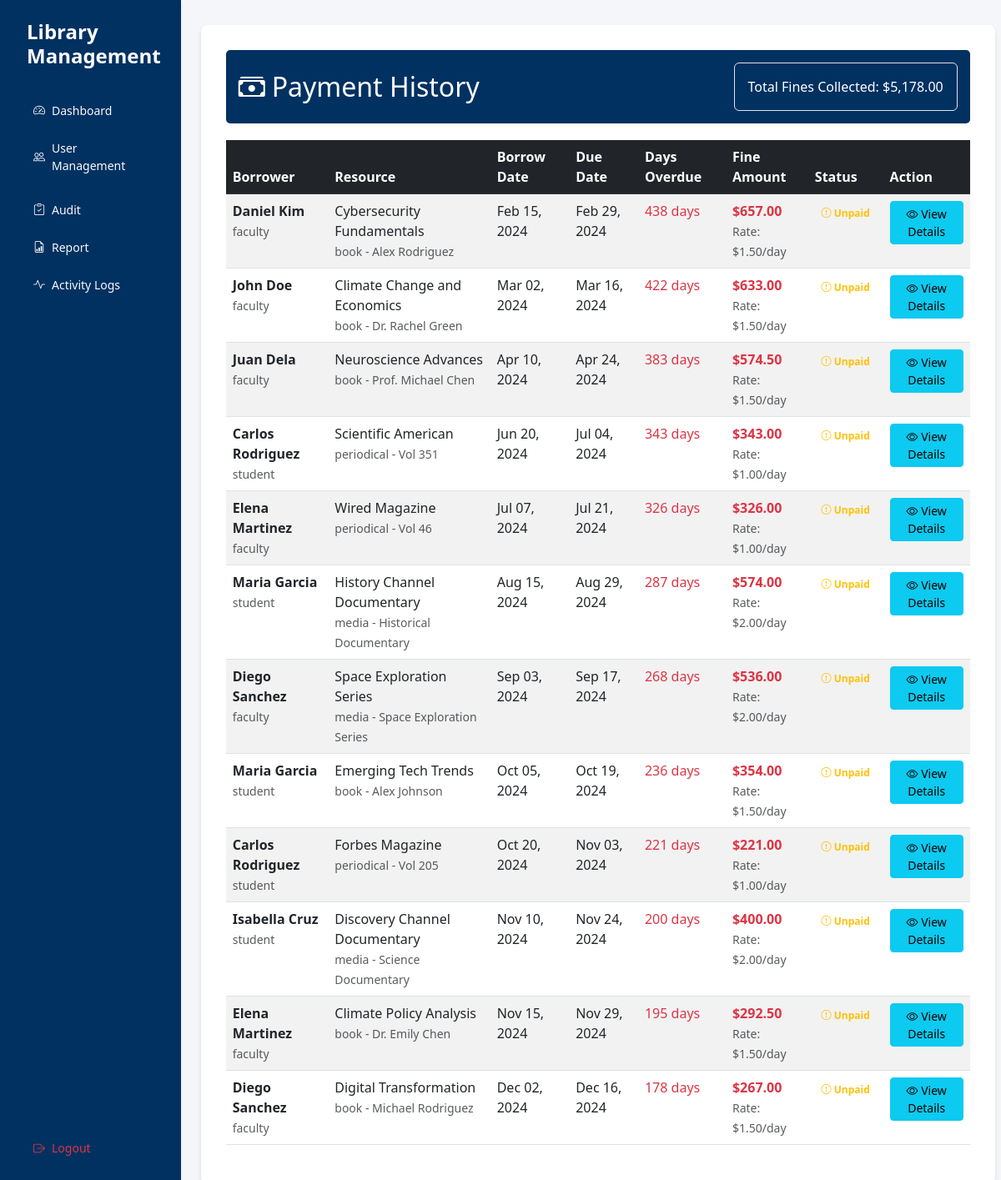
The page /interface/payment-history.php (signed in) on the database its author committed.
### tables this page shows
CREATE TABLE `borrowings` (
  `borrowing_id` int(11) NOT NULL,
  `user_id` int(11) NOT NULL,
  `resource_id` int(11) NOT NULL,
  `borrow_date` datetime DEFAULT current_timestamp(),
  `due_date` datetime DEFAULT NULL,
  `return_date` datetime DEFAULT NULL,
  `fine_amount` decimal(10,2) DEFAULT 0.00,
  `status` enum('pending','active','returned','overdue') DEFAULT 'pending',
  `approved_by` int(11) DEFAULT NULL,
  `approved_at` datetime DEFAULT NULL,
  `returned_by` int(11) DEFAULT NULL
);

CREATE TABLE `users` (
  `user_id` int(11) NOT NULL,
  `membership_id` varchar(20) DEFAULT NULL,
  `username` varchar(50) NOT NULL,
  `password` varchar(255) NOT NULL,
  `first_name` varchar(50) NOT NULL,
  `last_name` varchar(50) NOT NULL,
  `email` varchar(100) NOT NULL,
  `role` enum('admin','student','faculty','staff') NOT NULL,
  `max_books` int(11) NOT NULL,
  `created_at` timestamp NOT NULL DEFAULT current_timestamp(),
  `updated_at` timestamp NOT NULL DEFAULT current_timestamp() ON UPDATE current_timestamp(),
  `borrowing_days_limit` int(11) DEFAULT 7,
  `mfa_secret` varchar(32) DEFAULT NULL,
  `mfa_enabled` tinyint(1) DEFAULT 0,
  `mfa_backup_codes` text DEFAULT NULL
);

CREATE TABLE `library_resources` (
  `resource_id` int(11) NOT NULL,
  `title` varchar(255) NOT NULL,
  `accession_number` varchar(20) NOT NULL,
  `category` enum('book','periodical','media') NOT NULL,
  `status` enum('available','borrowed','maintenance') DEFAULT 'available',
  `created_at` timestamp NOT NULL DEFAULT current_timestamp(),
  `updated_at` timestamp NOT NULL DEFAULT current_timestamp() ON UPDATE current_timestamp(),
  `cover_image` varchar(255) DEFAULT NULL
);

CREATE TABLE `fine_configurations` (
  `config_id` int(11) NOT NULL,
  `resource_type` enum('book','periodical','media') NOT NULL,
  `fine_amount` decimal(10,2) NOT NULL DEFAULT 1.00,
  `updated_at` timestamp NOT NULL DEFAULT current_timestamp() ON UPDATE current_timestamp()
);

### interface/payment-history.php (the view, shortened to what this page needs)
<?php
try {
    $conn = (new Database())->getConnection();
    $stmt = $conn->prepare($query);
    $stmt->execute();
    $fineResources = $stmt->fetchAll(PDO::FETCH_ASSOC);
    $totalFines = array_reduce($fineResources, function($carry, $borrowing) {
        return $carry + $borrowing['calculated_fine'];
    }, 0);
} catch (PDOException $e) {
    error_log("Payment history error: " . $e->getMessage());
    $fineResources = [];
    $totalFines = 0;
}
?>
<!DOCTYPE html>
<html lang="en">
<head>
    <link href="https://cdn.jsdelivr.net/npm/bootstrap@5.3.0/dist/css/bootstrap.min.css" rel="stylesheet">
    <link href="https://cdn.jsdelivr.net/npm/bootstrap-icons@1.10.0/font/bootstrap-icons.css" rel="stylesheet">
    <link href="assets/css/style.css" rel="stylesheet">
</head>
<body>
    <div class="d-flex">
        <?php include 'includes/sidebarModal.php'; ?>
        <main class="col-md-9 ms-sm-auto col-lg-10 px-md-4">
            <div class="payment-history-container">
                <div class="page-header d-flex justify-content-between align-items-center">
                    <h2 class="mb-0">
                        <i class="bi bi-cash-stack me-2"></i>Payment History
                    </h2>
                    <div class="box p-3 border rounded">
                        <span>Total Fines Collected: $<?php echo number_format($totalFines, 2); ?></span>
                    </div>
                </div>
                <?php if (empty($fineResources)): ?>
                    <div class="alert alert-info">No fines to display.</div>
                <?php else: ?>
                    <div class="table-responsive">
                        <table class="table table-striped table-hover">
                            <thead class="table-dark">
                                <tr>
                                    <th>Borrower</th>
                                    <th>Resource</th>
                                    <th>Borrow Date</th>
                                    <th>Due Date</th>
                                    <th>Days Overdue</th>
                                    <th>Fine Amount</th>
                                    <th>Status</th>
                                    <th>Action</th>
                                </tr>
                            </thead>
                            <tbody>
                                <?php foreach ($fineResources as $borrowing): ?>
                                    <tr>
                                        <td>
                                            <strong><?php echo htmlspecialchars($borrowing['first_name'] . ' ' . $borrowing['last_name']); ?></strong>
                                            <br>
                                            <small class="text-muted"><?php echo htmlspecialchars($borrowing['role']); ?></small>
                                        </td>
                                        <td>
                                            <?php echo htmlspecialchars($borrowing['resource_title']); ?>
                                            <br>
                                            <small class="text-muted">
                                                <?php echo htmlspecialchars($borrowing['resource_type']);
                                                if (!empty($borrowing['resource_detail'])) {
                                                    echo ' - ' . htmlspecialchars($borrowing['resource_detail']);
                                                }
                                                ?>
                                            </small>
                                        </td>
                                        <td><?php echo date('M d, Y', strtotime($borrowing['borrow_date'])); ?></td>
                                        <td><?php echo date('M d, Y', strtotime($borrowing['due_date'])); ?></td>
                                        <td>
                                            <span class="text-danger">
                                                <?php echo $borrowing['days_overdue']; ?> days
                                            </span>
                                        </td>
                                        <td>
                                            <strong class="text-danger">$<?php echo number_format($borrowing['calculated_fine'], 2); ?></strong>
                                            <br>
                                            <small class="text-muted">Rate: $<?php echo number_format($borrowing['daily_fine_rate'], 2); ?>/day</small>
                                        </td>
                                        <td>
                                            <?php if ($borrowing['payment_status'] === 'paid'): ?>
                                                <span class="badge text-success">
                                                    <i class="bi bi-check-circle"></i> Paid
                                                </span>
                                            <?php else: ?>
                                                <span class="badge text-warning">
                                                    <i class="bi bi-exclamation-circle"></i> Unpaid
                                                </span>
                                            <?php endif; ?>
                                        </td>
                                        <td>
                                            <button class="btn btn-sm btn-info" data-bs-toggle="modal"
                                                    data-bs-target="#paymentModal<?php echo $borrowing['borrowing_id']; ?>">
                                                <i class="bi bi-eye"></i> View Details
                                            </button>
                                        </td>
                                    </tr>
                                <?php endforeach; ?>
                            </tbody>
                        </table>
                    </div>
                <?php endif; ?>
            </div>
        </main>
    </div>
</body>
</html>

### interface/assets/css/style.css (style rules this page uses)
body { background-color: #f4f6f9; }
.page-header { background-color: #003161; color: white; padding: 15px; border-radius: 5px; margin-bottom: 20px; }

### interface/payment-history.php (style rules this page uses)
body { background-color: #f4f6f9; }
.payment-history-container { background-color: white; border-radius: 8px; box-shadow: 0 4px 6px rgba(0,0,0,0.1); padding: 30px; margin-top: 30px; }
.page-header { background-color: #003161; color: white; padding: 15px; border-radius: 5px; margin-bottom: 20px; }

### rows shown on the page
borrowings: user.last_name "Daniel Kim", user.role "faculty", resource.title "Cybersecurity Fundamentals", resource.category "book", resource_detail "Alex Rodriguez", borrow_date "Feb 15, 2024", due_date "Feb 29, 2024", days_overdue "438", calculated_fine "657.00", fine_configurations.fine_amount "1.50"
borrowings: user.last_name "John Doe", user.role "faculty", resource.title "Climate Change and Economics", resource.category "book", resource_detail "Dr. Rachel Green", borrow_date "Mar 02, 2024", due_date "Mar 16, 2024", days_overdue "422", calculated_fine "633.00", fine_configurations.fine_amount "1.50"
borrowings: user.last_name "Juan Dela", user.role "faculty", resource.title "Neuroscience Advances", resource.category "book", resource_detail "Prof. Michael Chen", borrow_date "Apr 10, 2024", due_date "Apr 24, 2024", days_overdue "383", calculated_fine "574.50", fine_configurations.fine_amount "1.50"
borrowings: user.last_name "Carlos Rodriguez", user.role "student", resource.title "Scientific American", resource.category "periodical", resource_detail "Vol 351", borrow_date "Jun 20, 2024", due_date "Jul 04, 2024", days_overdue "343", calculated_fine "343.00", fine_configurations.fine_amount "1.00"
borrowings: user.last_name "Elena Martinez", user.role "faculty", resource.title "Wired Magazine", resource.category "periodical", resource_detail "Vol 46", borrow_date "Jul 07, 2024", due_date "Jul 21, 2024", days_overdue "326", calculated_fine "326.00", fine_configurations.fine_amount "1.00"
borrowings: user.last_name "Maria Garcia", user.role "student", resource.title "History Channel Documentary", resource.category "media", resource_detail "Historical Documentary", borrow_date "Aug 15, 2024", due_date "Aug 29, 2024", days_overdue "287", calculated_fine "574.00", fine_configurations.fine_amount "2.00"
borrowings: user.last_name "Diego Sanchez", user.role "faculty", resource.title "Space Exploration Series", resource.category "media", resource_detail "Space Exploration Series", borrow_date "Sep 03, 2024", due_date "Sep 17, 2024", days_overdue "268", calculated_fine "536.00", fine_configurations.fine_amount "2.00"
borrowings: user.last_name "Maria Garcia", user.role "student", resource.title "Emerging Tech Trends", resource.category "book", resource_detail "Alex Johnson", borrow_date "Oct 05, 2024", due_date "Oct 19, 2024", days_overdue "236", calculated_fine "354.00", fine_configurations.fine_amount "1.50"
borrowings: user.last_name "Carlos Rodriguez", user.role "student", resource.title "Forbes Magazine", resource.category "periodical", resource_detail "Vol 205", borrow_date "Oct 20, 2024", due_date "Nov 03, 2024", days_overdue "221", calculated_fine "221.00", fine_configurations.fine_amount "1.00"
borrowings: user.last_name "Isabella Cruz", user.role "student", resource.title "Discovery Channel Documentary", resource.category "media", resource_detail "Science Documentary", borrow_date "Nov 10, 2024", due_date "Nov 24, 2024", days_overdue "200", calculated_fine "400.00", fine_configurations.fine_amount "2.00"
borrowings: user.last_name "Elena Martinez", user.role "faculty", resource.title "Climate Policy Analysis", resource.category "book", resource_detail "Dr. Emily Chen", borrow_date "Nov 15, 2024", due_date "Nov 29, 2024", days_overdue "195", calculated_fine "292.50", fine_configurations.fine_amount "1.50"
borrowings: user.last_name "Diego Sanchez", user.role "faculty", resource.title "Digital Transformation", resource.category "book", resource_detail "Michael Rodriguez", borrow_date "Dec 02, 2024", due_date "Dec 16, 2024", days_overdue "178", calculated_fine "267.00", fine_configurations.fine_amount "1.50"

### other values the page prints
$totalFines "5,178.00"
